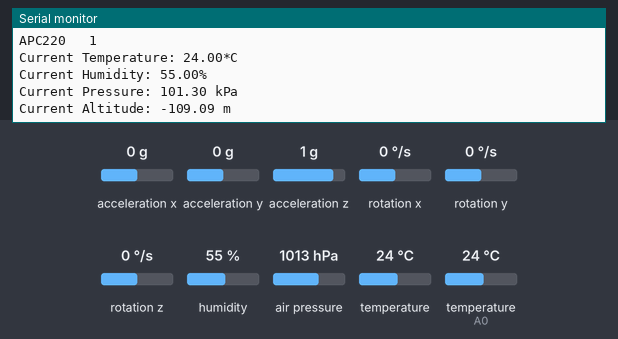
Recording of a sketch running on a simulated Arduino Uno, built with avr-gcc and run on an emulated ATmega328P. Parts: the last lines printed to the serial monitor. Wiring (inferred from the names in the program): MPU-6050 motion sensor at I2C address 0x68. Inputs (shaded band) come from the test bench; at power-on: humidity 55 %, air pressure 1013 hPa, temperature 24 °C, acceleration x 0 g, acceleration y 0 g, acceleration z 1 g, rotation x 0 °/s, rotation y 0 °/s, rotation z 0 °/s, temperature (sensor on A0) 24 °C.

Above: at 1.4 s.
1.5 s: humidity set to 22 %
3.0 s: air pressure set to 952 hPa
At 3.7 s:
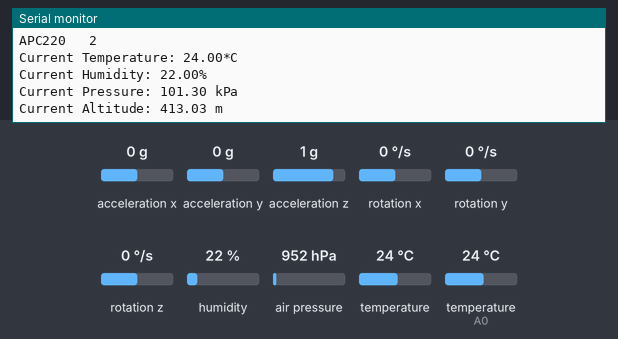
4.5 s: temperature (sensor 0) set to 12 °C
At 5.9 s:
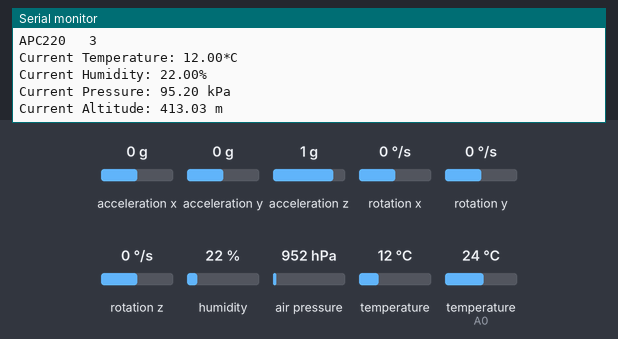
6.0 s: humidity set to 40 %
7.5 s: air pressure set to 975 hPa
At 9.1 s:
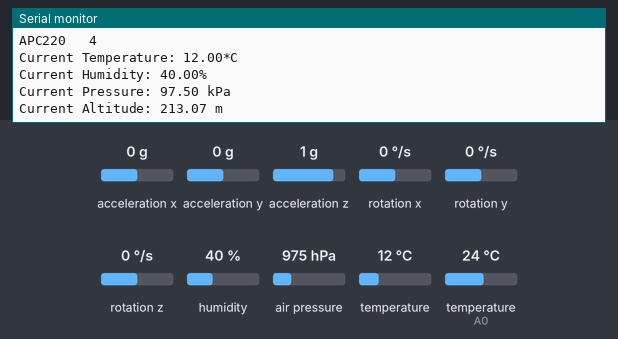
Timing chart, 0 to 10.0 s (numbered marks = the images above; inputs shaded):
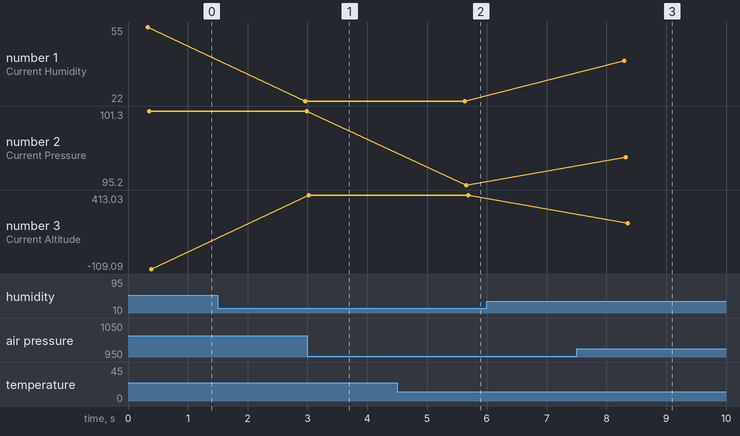

The sketch:

calculate_IMU_error.ino
```cpp
#include <SoftwareSerial.h>
#include <dht.h>

#include <Wire.h>
#include <SPI.h>
#include <Adafruit_Sensor.h>
#include <Adafruit_BMP280.h>

#define BMP_SCK 13
#define BMP_MISO 12
#define BMP_MOSI 6
#define BMP_CS 7

const int DHT_DATA = A0;
const int MPU = 0x68;

// ------------------------------------------------------------------------------------------------------------------------------

dht DHT;
Adafruit_BMP280 bmp(BMP_CS, BMP_MOSI, BMP_MISO,  BMP_SCK);
SoftwareSerial mySerial(10,11);

int number = 0;
float temp, hum, pres, alt;
float baseAlt = 0;

// MPU6050
float AccX, AccY, AccZ;
float GyroX, GyroY, GyroZ;
float AccAngleX, AccAngleY, gyroAngleX, gyroAngleY, gyroAngleZ;
float roll, pitch, yaw;
float AccErrorX, AccErrorY, GyroErrorX, GyroErrorY, GyroErrorZ;
float elapsedTime, currentTime, previousTime;
int c = 0;
float acc_sens = 16384.0;
float gyro_sens = 131.0;

// ------------------------------------------------------------------------------------------------------------------------------

void setup() {

  Serial.begin(9600);
  mySerial.begin(9600);

  if (!bmp.begin()) {
    Serial.println(F("Could not find a valid BMP280 sensor, check wiring!"));
    while (1);
  }

  // MPU6050
  Wire.beginTransmission(MPU);
  Wire.write(0x1C);
  Wire.write(0x10);
  Wire.endTransmission(true);

  Wire.beginTransmission(MPU);
  Wire.write(0x1B);
  Wire.write(0x10);
  Wire.endTransmission(true);

  calculate_IMU_error();
}

// ------------------------------------------------------------------------------------------------------------------------------

void loop() {
  DHT.read11(DHT_DATA);

  // APC220 NUM
  (number ++);
  Serial.print ("APC220   ");
  Serial.println (number);
  mySerial.print ("APC220   ");
  mySerial.println (number);

  // Sensor Data
  getData();
  printSensorData();

  Serial.println();
  delay(2500);


}

// -------------------------------------------------------------------------------------------------------------------------------------------------------------
// -------------------------------------------------------------------------------------------------------------------------------------------------------------
// -------------------------------------------------------------------------------------------------------------------------------------------------------------


void getData() {
  temp = bmp.readTemperature();
  hum = DHT.humidity;
  pres = bmp.readPressure();
  alt = bmp.readAltitude(baseAlt);
}

void readAcc() {
  Wire.beginTransmission(MPU);
  Wire.write(0x3B);
  Wire.endTransmission(false);
  Wire.requestFrom(MPU, 6, true);

  AccX = (Wire.read() << 8 | Wire.read()) / acc_sens;
  AccY = (Wire.read() << 8 | Wire.read()) / acc_sens;
  AccZ = (Wire.read() << 8 | Wire.read()) / acc_sens;


}

void readGyro() {
  previousTime = currentTime;
  currentTime = millis();
  elapsedTime = (currentTime - previousTime) / 1000;

  Wire.beginTransmission(MPU);
  Wire.write(0x43);
  Wire.endTransmission(false);
  Wire.requestFrom(MPU, 6, true);

  GyroX = (Wire.read() << 8 | Wire.read()) / 131.0;
  GyroY = (Wire.read() << 8 | Wire.read()) / 131.0;
  GyroZ = (Wire.read() << 8 | Wire.read()) / 131.0;

  GyroX = GyroX + 0.56;
  GyroY = GyroY - 2;
  GyroZ = GyroZ + 0.79;


}

void calcAngles() {
  AccAngleX = (atan(AccY / sqrt(pow(AccX, 2) + pow(AccZ, 2))) * 180 / PI) - 0.58; // AccErrorY
  AccAngleY = (atan(-1 * AccX / sqrt(pow(AccY, 2) + pow(AccZ, 2))) * 180 / PI) + 1.58; // AccErrorX

  gyroAngleX = gyroAngleX + GyroX * elapsedTime;
  gyroAngleY = gyroAngleY + GyroY * elapsedTime;

  yaw = yaw + GyroZ * elapsedTime;
  roll = 0.96 * gyroAngleX + 0.04 * AccAngleX;
  pitch = 0.96 * gyroAngleY + 0.04 * AccAngleY;
}


void printSensorData() {
  printTemp();
  printHum();
  printPres();
  printAlt();
}


void printHum() {
  Serial.print("Current Humidity: ");
  Serial.print(hum);
  Serial.print("%");
  Serial.println();

  mySerial.print("Current Humidity: ");
  mySerial.print(hum);
  mySerial.print("%");
  mySerial.println();
}


void printTemp() {
  Serial.print("Current Temperature: ");
  Serial.print(temp);
  Serial.print("*C");
  Serial.println();

  mySerial.print("Current Temperature: ");
  mySerial.print(temp);
  mySerial.print("*C");
  mySerial.println();
}

void printPres() {
  Serial.print("Current Pressure: ");
  Serial.print(bmp.readPressure() / 1000);
  Serial.print(" kPa");
  Serial.println();

  mySerial.print("Current Pressure: ");
  mySerial.print(bmp.readPressure() / 1000);
  mySerial.print(" kPa");
  mySerial.println();
}

void printAlt() {
  Serial.print(F("Current Altitude: "));
  Serial.print(bmp.readAltitude(1000));
  Serial.print(" m");
  Serial.println();

  mySerial.print("Current Altitude: ");
  mySerial.print(bmp.readAltitude(1000));
  mySerial.print(" m");
  mySerial.println();
}


void calculate_IMU_error() {
  // We can call this funtion in the setup section to calculate the accelerometer and gyro data error. From here we will get the error values used in the above equations printed on the Serial Monitor.
  // Note that we should place the IMU flat in order to get the proper values, so that we then can the correct values
  // Read accelerometer values 200 times
  while (c < 200) {
    Wire.beginTransmission(MPU);
    Wire.write(0x3B);
    Wire.endTransmission(false);
    Wire.requestFrom(MPU, 6, true);
    AccX = (Wire.read() << 8 | Wire.read()) / 16384.0 ;
    AccY = (Wire.read() << 8 | Wire.read()) / 16384.0 ;
    AccZ = (Wire.read() << 8 | Wire.read()) / 16384.0 ;
    // Sum all readings
    AccErrorX = AccErrorX + ((atan((AccY) / sqrt(pow((AccX), 2) + pow((AccZ), 2))) * 180 / PI));
    AccErrorY = AccErrorY + ((atan(-1 * (AccX) / sqrt(pow((AccY), 2) + pow((AccZ), 2))) * 180 / PI));
    c++;
  }
  //Divide the sum by 200 to get the error value
  AccErrorX = AccErrorX / 200;
  AccErrorY = AccErrorY / 200;
  c = 0;
  // Read gyro values 200 times
  while (c < 200) {
    Wire.beginTransmission(MPU);
    Wire.write(0x43);
    Wire.endTransmission(false);
    Wire.requestFrom(MPU, 6, true);
    GyroX = Wire.read() << 8 | Wire.read();
    GyroY = Wire.read() << 8 | Wire.read();
    GyroZ = Wire.read() << 8 | Wire.read();
    // Sum all readings
    GyroErrorX = GyroErrorX + (GyroX / 131.0);
    GyroErrorY = GyroErrorY + (GyroY / 131.0);
    GyroErrorZ = GyroErrorZ + (GyroZ / 131.0);
    c++;
  }
  //Divide the sum by 200 to get the error value
  GyroErrorX = GyroErrorX / 200;
  GyroErrorY = GyroErrorY / 200;
  GyroErrorZ = GyroErrorZ / 200;
  // Print the error values on the Serial Monitor
  Serial.print("AccErrorX: ");
  Serial.println(AccErrorX);
  Serial.print("AccErrorY: ");
  Serial.println(AccErrorY);
  Serial.print("GyroErrorX: ");
  Serial.println(GyroErrorX);
  Serial.print("GyroErrorY: ");
  Serial.println(GyroErrorY);
  Serial.print("GyroErrorZ: ");
  Serial.println(GyroErrorZ);
}
```

Measured:
- after the input at 3.0 s, the serial monitor: prints a new line at once (image 1)
- after the input at 4.5 s, the serial monitor: prints a new line after 1.1 s (image 2)
- after the input at 7.5 s, the serial monitor: prints a new line after 0.83 s (image 3)
- plotted number 1: 55 → 22 after the input at 1.5 s
- plotted number 2: 95.2 → 97.5 after the input at 7.5 s
- plotted number 3: -109.09 → 413.03 after the input at 3.0 s, 413.03 → 213.07 after the input at 7.5 s
